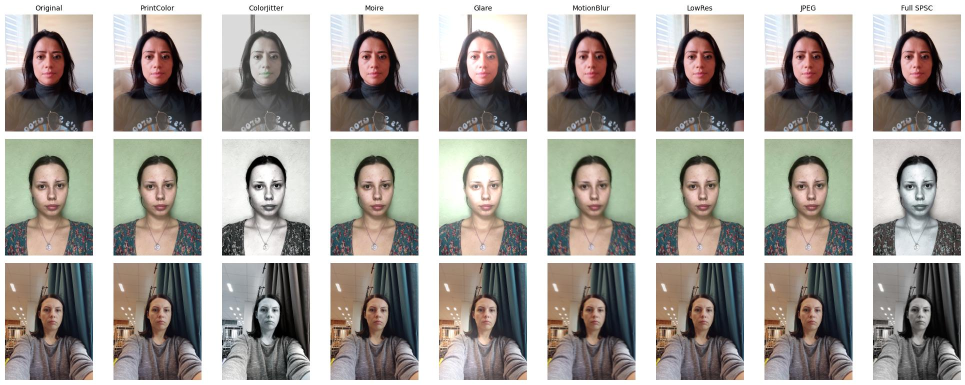
#> input picture test/spsc_visualization.jpg, 1930 x 770 px (shown at 1/2 size)
$ python spsc_augmentation.py ../../test/spsc_visualization.jpg
#> lines starting #> are read from the running program, lines starting #| are printed output that depends on the picture
"""
SPSC - Simulated Physical Spoofing Clues (Enhanced)
====================================================
Reimplemented and extended from:
  He et al., CVPR 2024, "Joint Physical-Digital Facial Attack Detection
  Via Simulating Spoofing Clues"

The paper's SPSC bundles two effects (ColorJitter + moire). This version
keeps that core but decomposes physical spoofing into SEVERAL distinct,
individually-controllable artifacts, each mapped to a real-world phenomenon.
Inspired by the granularity of RizhaoCai/FAS-Aug, but implemented with NO
external assets (no ICC profiles, no texture image files) so it stays
dependency-free.

Artifacts and what they physically simulate
-------------------------------------------
  print_color_shift  : printer CMYK gamut compression (PRINT attack)
  color_jitter       : brightness/contrast/saturation/hue drift (PRINT)
  moire              : screen<->sensor grid interference fringes (REPLAY)
  glare              : specular highlight off glossy paper / screen (BOTH)
  motion_blur        : hand-held camera shake when re-capturing (BOTH)
  low_resolution     : detail loss from re-capturing an image (BOTH)
  jpeg_artifacts     : compression blocking from re-encoding (BOTH)

The `change_label` idea (from FAS-Aug)
--------------------------------------
Some artifacts ONLY appear in spoofs (moire, glare, print color shift) ->
applying them to a live image conceptually turns it into a spoof. Others
(motion blur, low-res, jpeg) can appear in live captures too -> they do
NOT change the label. We expose this via `return_label_change=True` so the
Dataset can optionally flip a live label to spoof when a spoof-defining
artifact was applied.

Usage
-----
    from augmentation.spsc import SPSC

    spsc = SPSC(p=0.5)              # transform for PIL images
    aug_img = spsc(pil_img)

    # If you want label-flipping behaviour:
    spsc = SPSC(p=0.5, return_label_change=True)
    aug_img, became_spoof = spsc(pil_img)
"""

from __future__ import annotations

import io
import random
from dataclasses import dataclass

import cv2
import numpy as np
from PIL import Image, ImageEnhance

# ----------------------------------------------------------------------
# Individual artifact functions. Each takes a PIL.Image (RGB) + a single
# `strength` float in [0, 1] and returns a PIL.Image (RGB). A uniform
# signature makes them trivial to compose and to visualize.
# ----------------------------------------------------------------------

# [62 lines left out: functions print_color_shift, color_jitter, moire, not called in this run]


def glare(img: Image.Image, strenght: float)-> Image.Image:
    """
    Specular highlight / reflection off glossy paper or a screen.
    A soft radial bright spot at a random location, blended additively.
    """
    arr = np.asarray(img).astype(np.float32)
    h, w = arr.shape[:2]

    cx = random.uniform(0.2, 0.8) * w
    cy = random.uniform(0.2, 0.8) * h
    radius = random.uniform(0.2, 0.45) * min(h, w)

    yy, xx = np.mgrid[0:h, 0:w].astype(np.float32)
    dist2 = (xx - cx) ** 2 + (yy - cy) ** 2
    mask = np.exp(-dist2 / (2 * radius ** 2)) # Gaussian fallof [0, 1]

    boost = 120.0 * strenght
    out = np.clip(arr + mask[..., None] * boost, 0, 255).astype(np.uint8)
    return Image.fromarray(out)


# Takes PIL image and a strength (Control how severe the blur is)
# [51 lines left out: functions motion_blur, low_resolution, jpeg_artifacts, not called in this run]


# ----------------------------------------------------------------------
# Registry: (function, prob, strength range, defines_spoof?)
# defines_spoof == True -> artifact only occurs in real attacks, so
# applying it to a live image flips the label.
# ----------------------------------------------------------------------


@dataclass
class _Artifact:
    fn: callable
    p: float
    smin: float
    smax: float
    defines_spoof: bool


DEFAULT_ARTIFACTS = {
    "print_color_shift": _Artifact(print_color_shift, 0.4, 0.3, 0.9, True),
    "color_jitter":      _Artifact(color_jitter,      0.5, 0.3, 1.0, False),
    "moire":             _Artifact(moire,             0.4, 0.3, 0.8, True),
    "glare":             _Artifact(glare,             0.3, 0.3, 0.8, True),
    "motion_blur":       _Artifact(motion_blur,       0.3, 0.2, 0.7, False),
    "low_resolution":    _Artifact(low_resolution,    0.3, 0.2, 0.7, False),
    "jpeg_artifacts":    _Artifact(jpeg_artifacts,    0.3, 0.3, 0.9, False),
}


class SPSC:
    """
    Simulated Physical Spoofing Clues augmentation.

    On each call it walks the artifact registry and applies each artifact
    independently with its own probability (gated by the global `p`),
    composing several physical effects into one augmented image.

    Args
    ----
    p : float
        Global multiplier on every artifact's individual probability.
        p=0 disables all augmentation; p=1 uses each artifact's own prob.
    artifacts : dict | None
        Override the default registry (e.g. print-only or replay-only).
    return_label_change : bool
        If True, __call__ returns (img, became_spoof).
    seed : int | None
        Optional seed for reproducible visualization.
    """

    def __init__(
        self,
        p: float = 0.5,
        artifact: dict | None = None,
        return_label_change: bool = False,
        seed: int | None = None
    ):
        self.p = float(p)
        self.artifact = artifact if artifact is not None else DEFAULT_ARTIFACTS
        self.return_label_change = return_label_change
        if seed is not None:
            random.seed(seed)
            np.random.seed(seed)


    def __call__(self, img: Image.Image):
        if img.mode != "RGB":
            img = img.convert("RGB")

        become_spoof = False
        for name, art in self.artifact.items():
            if random.random() < self.p * art.p :
                strength = random.uniform(art.smin, art.smax)
                img = art.fn(img, strength)
                if art.defines_spoof:
                    become_spoof = True

        if self.return_label_change:
            return img, become_spoof
        return img


    def __repr__(self):
        names = ", ".join(self.artifact.keys())
        return f"SPSC(p={self.p}, artifacts=[{names}])"

# Convenience presets ---------------------------------------------------

# [12 lines left out: functions print_only_spsc, replay_only_spsc, not called in this run]


# Quick self-test -------------------------------------------------------

if __name__ == "__main__":
    import sys

    if len(sys.argv) > 1:
        src = Image.open(sys.argv[1]).convert("RGB")
#> src is the input picture: PIL image 1930x770 RGB; mean R, G, B 167.4, 162.9, 157.6
        print(f"Loaded {sys.argv[1]}  size={src.size}")
#| Loaded ../../test/spsc_visualization.jpg  size=(1930, 770)
    else:
        src = Image.fromarray(
            np.random.randint(0, 255, (224, 224, 3), dtype=np.uint8)
        )
        print("Using random dummy image (224x224)")

    spsc = SPSC(p=1.0, return_label_change=True)  # force everything on
    out, flipped = spsc(src)
#> after the loop in __call__, `for name, art in self.artifact.items():`:
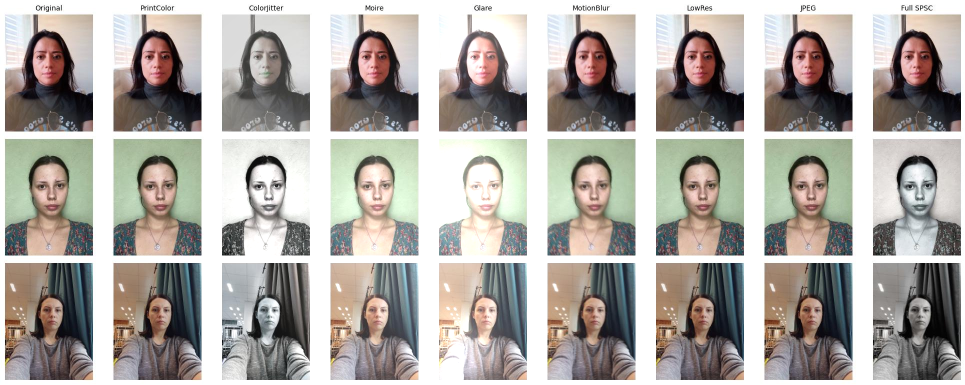
#> img: PIL image 1930x770 RGB (shown at 1/2 size); mean R, G, B 175, 170.6, 165.6
#> flipped = True
    out.save("spsc_test_output.jpg")
    print(f"{spsc}")
    print(f"became_spoof = {flipped}")
#| became_spoof = True
    print("Saved -> spsc_test_output.jpg")
